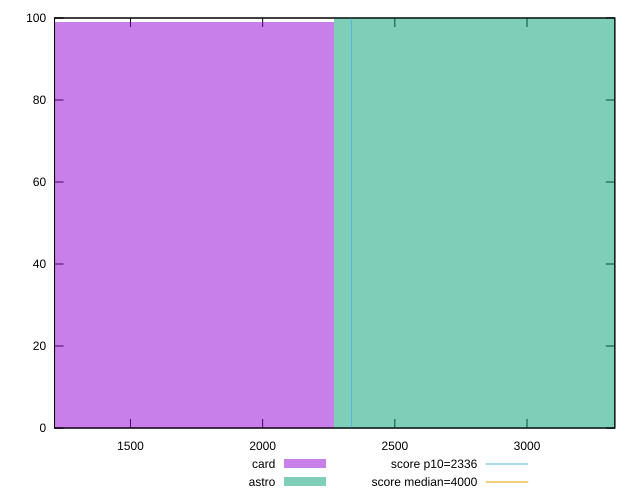

This figure's gnuplot source:
reset

$card <<EOF
1513.424072521948 99
EOF

$astro <<EOF
3026.848145043896 100
EOF

set key outside below
set boxwidth 1513.424072521948
set xrange [1212.792:3332.186]
set yrange [0:100]
set trange [0:100]
set style fill transparent solid 0.5 noborder

set parametric
set terminal svg size 640, 500 enhanced background rgb 'white'
set output "report/report_00029_2021-02-24T13-36-40.390Z/first-contentful-paint/comparison/histogram/2_vs_3.svg"

plot $card title "card" with boxes, \
     $astro title "astro" with boxes, \
     2336,t title "score p10=2336", \
     4000,t title "score median=4000"

reset
